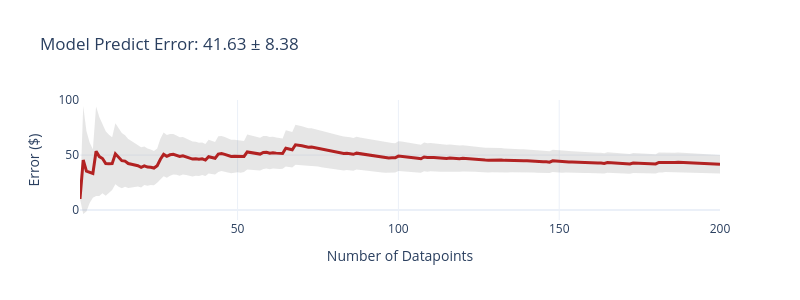
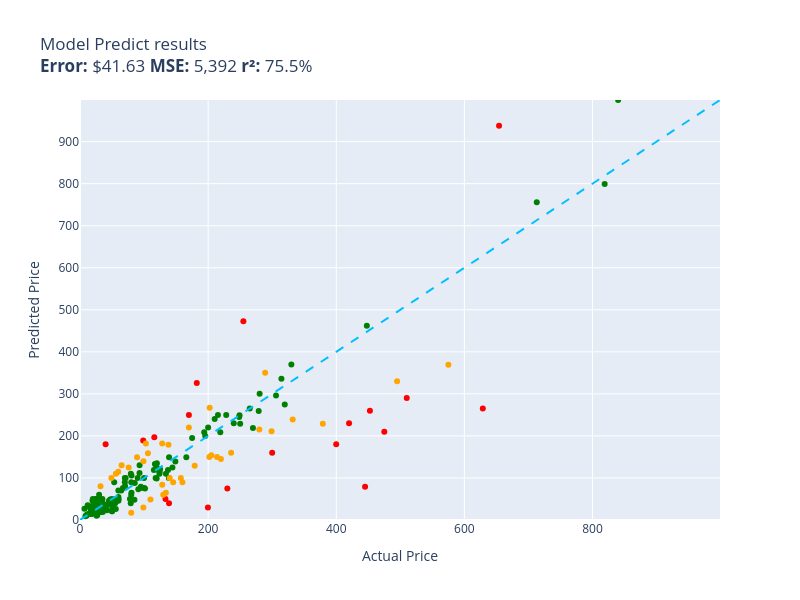

The notebook cell saved with these charts, in order:
### Code cell
set_seed(42)
evaluate(model_predict, test)

### Figure 1 — Plotly figure (JSON) as saved in the notebook; plotly's stock layout.template omitted (floating-point values rounded to 4 significant figures; data arrays with more than 128 entries replaced by an {"elided": "..."} marker saying what was removed)
{"data": [{"fill": "toself", "fillcolor": "rgba(128,128,128,0.2)", "hoverinfo": "skip", "line": {"color": "rgba(255,255,255,0)"}, "name": "95% CI", "showlegend": false, "type": "scatter", "x": {"elided": "400 int values"}, "y": {"elided": "400 float values"}}, {"customdata": {"elided": "200x1 float values"}, "hovertemplate": "n=%{x}<br>Avg Error=$%{y:,.2f}<br>±95% CI=$%{customdata[0]:,.2f}<extra></extra>", "line": {"color": "firebrick", "width": 3}, "mode": "lines", "name": "Cumulative Avg Error", "type": "scatter", "x": {"elided": "200 int values"}, "y": {"elided": "200 float values"}}], "layout": {"height": 300, "showlegend": false, "title": {"text": "Model Predict Error: 41.63 ± 8.38"}, "width": 800, "xaxis": {"title": {"text": "Number of Datapoints"}}, "yaxis": {"title": {"text": "Error ($)"}}}}

### Figure 2 — Plotly figure (JSON) as saved in the notebook; plotly's stock layout.template omitted (floating-point values rounded to 4 significant figures; data arrays with more than 128 entries replaced by an {"elided": "..."} marker saying what was removed)
{"data": [{"customdata": {"elided": "144x1 str values"}, "hovertemplate": "%{customdata[0]}<extra></extra>", "legendgroup": "green", "marker": {"color": "green", "size": 6, "symbol": "circle"}, "mode": "markers", "name": "green", "orientation": "v", "showlegend": true, "type": "scatter", "x": {"elided": "144 float values"}, "xaxis": "x", "y": {"elided": "144 float values"}, "yaxis": "y"}, {"customdata": [["Telpo Headlight Assembly for 2015‑2017 T...\nGuess=$197.00 Actual=$115.99"], ["UPC RBC12-UPC Replacement Battery Cartri...\nGuess=$75.00 Actual=$229.99"], ["DEWALT 20V MAX XR Impact Driver with Blu...\nGuess=$260.00 Actual=$452.53"], ["Oil‑Rubbed Bronze Freestanding Tub Fille...\nGuess=$189.00 Actual=$98.65"], ["JRready Deutsch DT Series Connector Kit ...\nGuess=$30.00 Actual=$199.68"], ["Tidal Front & Rear Fender Flares – 4‑Pac...\nGuess=$473.00 Actual=$254.99"], ["Kohler Filtered Water Faucet  \nGuess=$210.00 Actual=$475.00"], ["Dual‑Intensity Amber Pindicator  \nGuess=$180.00 Actual=$40.00"], ["Poison Spyder Rocker Knocker 10-08-020  \nGuess=$265.00 Actual=$628.76"], ["Lighted Triangle Mirror Cabinet with Doo...\nGuess=$79.00 Actual=$445.00"], ["ANZO USA 111207 Crystal Headlights  \nGuess=$326.00 Actual=$182.28"], ["Canon Sure Shot 90U 35mm Compact Camera ...\nGuess=$180.00 Actual=$399.89"], ["Ibanez Acoustic Mandolin M510 A‑Style  \nGuess=$250.00 Actual=$169.99"], ["Yamaha Mountain Max Seat Cover Replaceme...\nGuess=$40.00 Actual=$138.95"], ["Competition Clutch Disc & Pressure Plate...\nGuess=$290.00 Actual=$510.00"], ["Pacific Drums 16\"x18\" Floor Tom, Red‑to‑...\nGuess=$230.00 Actual=$419.99"], ["Empava 24\" Electric Single Wall Oven  \nGuess=$938.00 Actual=$654.14"], ["HP LaserJet 2100 Workgroup Laser Printer...\nGuess=$160.00 Actual=$299.98"], ["Targus CityGear 15‑17.3” Laptop Backpack...\nGuess=$50.00 Actual=$133.43"]], "hovertemplate": "%{customdata[0]}<extra></extra>", "legendgroup": "red", "marker": {"color": "red", "size": 6, "symbol": "circle"}, "mode": "markers", "name": "red", "orientation": "v", "showlegend": true, "type": "scatter", "x": [116.0, 230.0, 452.5, 98.65, 199.7, 255.0, 475.0, 40.0, 628.8, 445.0, 182.3, 399.9, 170.0, 138.9, 510.0, 420.0, 654.1, 300.0, 133.4], "xaxis": "x", "y": [197.0, 75.0, 260.0, 189.0, 30.0, 473.0, 210.0, 180.0, 265.0, 79.0, 326.0, 180.0, 250.0, 40.0, 290.0, 230.0, 938.0, 160.0, 50.0], "yaxis": "y"}, {"customdata": [["Metabo HPT 36V MultiVolt Cordless Rotary...\nGuess=$229.00 Actual=$379.00"], ["Intermatic PX300 12V 300W Transformer wi...\nGuess=$65.00 Actual=$134.00"], ["Bam Trekking 3027SB Black Clarinet Backp...\nGuess=$239.00 Actual=$332.00"], ["Compact High‑Performance Mini PC  \nGuess=$330.00 Actual=$495.00"], ["Clementoni 1000‑Piece Jigsaw Puzzle – Th...\nGuess=$17.00 Actual=$79.95"], ["GanFindX Portable Hand Control System  \nGuess=$90.00 Actual=$159.90"], ["Evergreen Cylinder Head Gasket Set & Hea...\nGuess=$115.00 Actual=$59.69"], ["Travelpro Platinum Elite Slim Business L...\nGuess=$150.00 Actual=$213.83"], ["Dakota Alert MURS Driveway Probe Sensor ...\nGuess=$145.00 Actual=$219.99"], ["Wenger City Upgrade 16\" Laptop Backpack ...\nGuess=$90.00 Actual=$145.42"], ["LED Tail Light Assembly for 2014‑2021 To...\nGuess=$150.00 Actual=$201.99"], ["3D Tree Hole Stair Risers Vinyl Mural  \nGuess=$60.00 Actual=$129.99"], ["Evan‑Fischer Front Bumper Cover for 2015...\nGuess=$267.00 Actual=$202.38"], ["Sumerain LED Waterfall Bathroom Faucet  \nGuess=$160.00 Actual=$235.86"], ["Western Digital 2TB Enterprise RE4-GP SA...\nGuess=$49.00 Actual=$109.95"], ["Wall Mounted Shower Faucet Set  \nGuess=$125.00 Actual=$76.00"], ["Trail Gear Twin Stick Shift Kit  \nGuess=$215.00 Actual=$279.92"], ["Archangel 6‑Inch Action Figure  \nGuess=$30.00 Actual=$98.95"], ["Grey Pneumatic 1311SD 8‑Point Impact Soc...\nGuess=$100.00 Actual=$157.43"], ["Walker Exhaust Ultra EPA 16478 Direct Fi...\nGuess=$369.00 Actual=$574.99"], ["Mikrotik RB3011 RouterBOARD 10xGigabit  \nGuess=$211.00 Actual=$299.00"], ["DuraGo Front Hub Assembly  \nGuess=$84.00 Actual=$128.34"], ["4‑Pack 1000 lm Solar Street Light with M...\nGuess=$110.00 Actual=$55.99"], ["Volvo Engine Cooling Coolant System  \nGuess=$182.00 Actual=$102.85"], ["CradlePoint Compact Broadband Router CBR...\nGuess=$149.00 Actual=$89.00"], ["Auertech Portable Twin‑Tub Mini Washer  \nGuess=$140.00 Actual=$98.99"], ["18\" White Undermount Ceramic Single-Bowl...\nGuess=$129.00 Actual=$179.00"], ["UPR Mach 1 Chin Spoiler  \nGuess=$130.00 Actual=$64.99"], ["SP-8102BU 1/4\" Hex Impact Driver  \nGuess=$154.00 Actual=$204.99"], ["Rohl Wire Sink Grid for UM3018 Kitchen S...\nGuess=$182.00 Actual=$128.28"], ["ASUS 27\" 1080P Full HD Monitor  \nGuess=$179.00 Actual=$138.10"], ["CTLAMP XL-2100 Replacement TV Lamp  \nGuess=$80.00 Actual=$32.00"], ["9\" Android Auto & CarPlay 9‑inch Touchsc...\nGuess=$159.00 Actual=$106.00"], ["StonKraft Brass Chess Board & Pieces  \nGuess=$100.00 Actual=$140.00"], ["Premium Front Suspension Steering Knuckl...\nGuess=$100.00 Actual=$48.99"], ["Audio‑Technica ATW‑T1002 System 10 Handh...\nGuess=$350.00 Actual=$289.00"], ["Xiaomi Redmi 10 2022 6.5\" 50MP Quad Came...\nGuess=$220.00 Actual=$169.99"]], "hovertemplate": "%{customdata[0]}<extra></extra>", "legendgroup": "orange", "marker": {"color": "orange", "size": 6, "symbol": "circle"}, "mode": "markers", "name": "orange", "orientation": "v", "showlegend": true, "type": "scatter", "x": [379.0, 134.0, 332.0, 495.0, 79.95, 159.9, 59.69, 213.8, 220.0, 145.4, 202.0, 130.0, 202.4, 235.9, 110.0, 76.0, 279.9, 98.95, 157.4, 575.0, 299.0, 128.3, 55.99, 102.8, 89.0, 98.99, 179.0, 64.99, 205.0, 128.3, 138.1, 32.0, 106.0, 140.0, 48.99, 289.0, 170.0], "xaxis": "x", "y": [229.0, 65.0, 239.0, 330.0, 17.0, 90.0, 115.0, 150.0, 145.0, 90.0, 150.0, 60.0, 267.0, 160.0, 49.0, 125.0, 215.0, 30.0, 100.0, 369.0, 211.0, 84.0, 110.0, 182.0, 149.0, 140.0, 129.0, 130.0, 154.0, 182.0, 179.0, 80.0, 159.0, 100.0, 100.0, 350.0, 220.0], "yaxis": "y"}, {"hoverinfo": "skip", "line": {"color": "deepskyblue", "dash": "dash", "width": 2}, "mode": "lines", "name": "y = x", "showlegend": false, "type": "scatter", "x": [0, 999], "y": [0, 999]}], "layout": {"height": 600, "legend": {"title": {"text": "color"}, "tracegroupgap": 0}, "showlegend": false, "title": {"text": "Model Predict results<br><b>Error:</b> $41.63 <b>MSE:</b> 5,392 <b>r²:</b> 75.5%"}, "width": 800, "xaxis": {"anchor": "y", "domain": [0, 1], "range": [0, 999], "title": {"text": "Actual Price"}}, "yaxis": {"anchor": "x", "domain": [0, 1], "range": [0, 999], "title": {"text": "Predicted Price"}}}}
